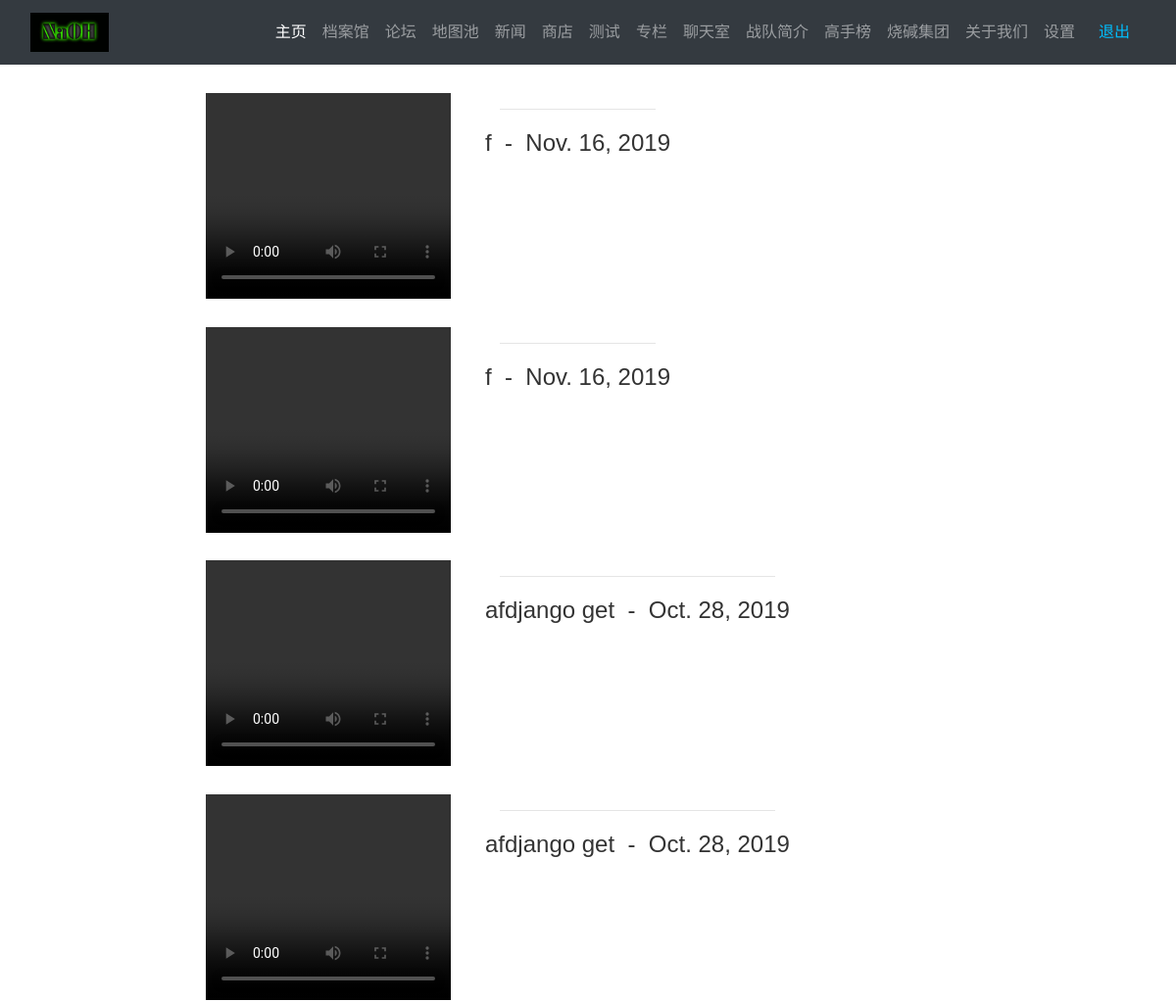
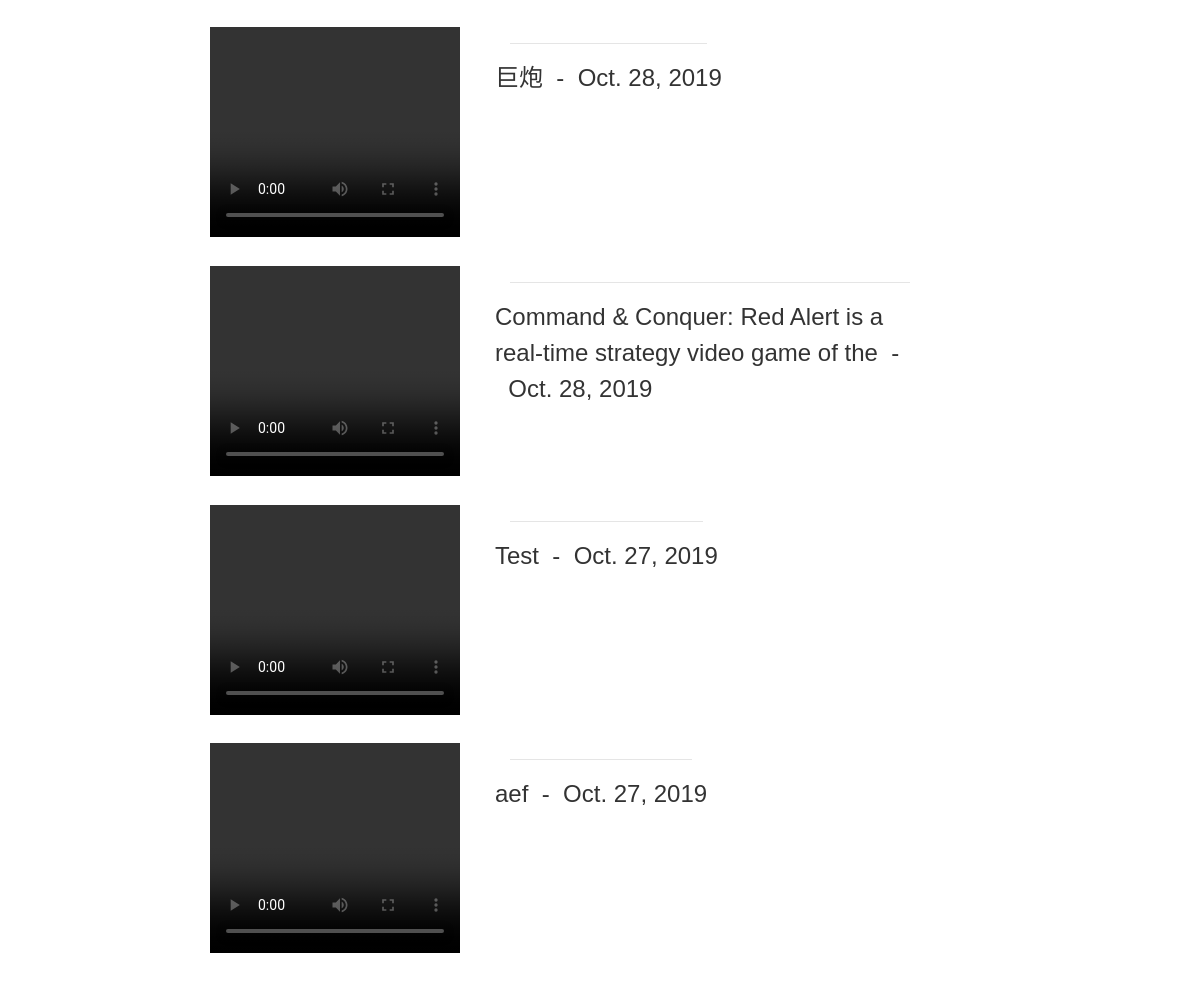
Before: /setting/my_video (signed in) with the older database file (2 pictures, top to bottom).
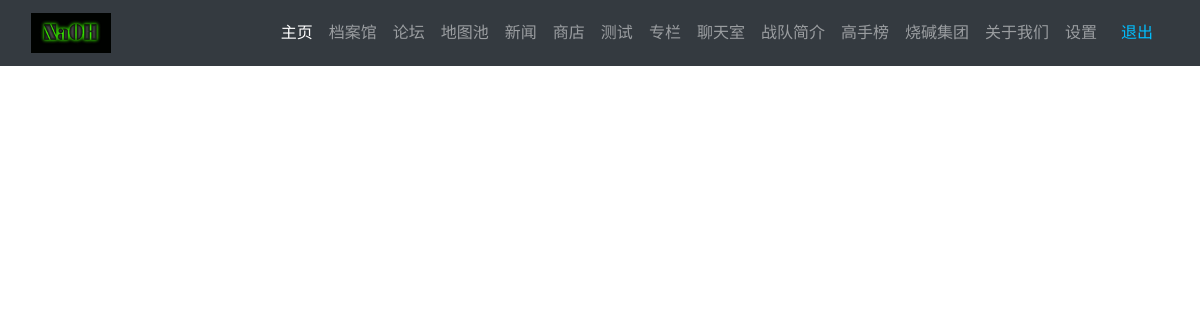
After: the same page with the newer database file.
### videos/models.py (models this page shows)
class Post(models.Model):
    user = models.ForeignKey(User, related_name='%(class)s_requests_created', on_delete=models.CASCADE)
    title = models.CharField(max_length=70)
    body = models.CharField(max_length=100)
    created_on = models.DateTimeField(auto_now_add=True)

### projects/views.py (the view)
# urls.py: path("setting/my_video", views.my_video, name="my_video"),
def my_video(request):
    language = select_language(request)
    posts = Video.objects.filter(
        user=request.user
    ).order_by(
        '-created_on'
    )
    result = []
    for post in posts:
        videos = Videos.objects.filter(post=post).get()
        result.append((post, videos))
    context = {
        'language': language,
        "posts": result
    }
    return render(request, "my_video.html", context)

### cart/context_processors.py (called while the page is built)
def select_language(request):
    language = 'English'
    if request.user.is_authenticated:
        if request.session.get(request.user.username, None) == None:
            request.session[request.user.username] = 'Chinese'
        language = request.session[request.user.username]
    return language

def cart(request):
	return {'cart': Cart(request), 'language': select_language(request)}

### projects/utils.py (called while the page is built)
def select_language(request):
    language = 'English'
    if request.user.is_authenticated:
        if request.session.get(request.user.username, None) == None:
            request.session[request.user.username] = 'Chinese'
        language = request.session[request.user.username]
    return language

### projects/templates/my_video.html (shortened to what this page needs)
{% extends "base.html" %}
{% load static %}
{% block page_content %}
<br>
<div>
{% for item in posts %}
<div id = "p_1">
    <div class="row">
        <div>
            <video id="video" width="250" height="210" controls>
              <source src="{{item.1.video.url}}" >
            </video>
        </div>
        <div>
            <div id="des">
                <hr>
                <div class="row">
                    <h4>{{ item.0.title }}&nbsp;&nbsp;-&nbsp;&nbsp;{{ item.0.created_on.date }}</h4>
                </div>
            </div>
        </div>
    </div>
</div>
<br>
{% endfor %}
</div>
{% endblock %}

Changed rows visible on the page:
removed Post: title "f", created_on "Nov. 16, 2019"
removed Post: title "f", created_on "Nov. 16, 2019"
removed Post: title "afdjango get", created_on "Oct. 28, 2019"
removed Post: title "afdjango get", created_on "Oct. 28, 2019"
removed Post: title "巨炮", created_on "Oct. 28, 2019"
removed Post: title "Command & Conquer: Red Alert is a real-time strategy video game of the", created_on "Oct. 28, 2019"
removed Post: title "Test", created_on "Oct. 27, 2019"
removed Post: title "aef", created_on "Oct. 27, 2019"
